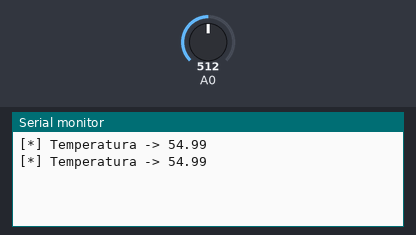
Bench run of a sketch on a simulated Arduino Uno, built for the host (arithmetic inside an expression is 32-bit, double 64-bit). On the bench: the last lines printed to the serial monitor. The test bench sets the inputs (shaded band); at power-on: A0 = 512.

Above: at 5.8 s.
5.9 s: A0 set to 716
At 11.0 s:
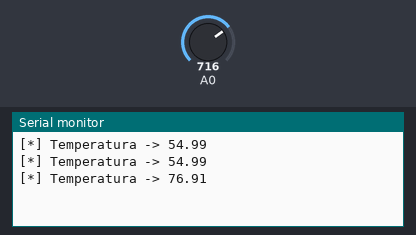
11.9 s: A0 set to 900
At 16.0 s:
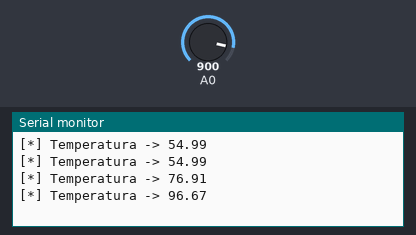
Timing chart, 0 to 17.5 s (numbered marks = the images above; inputs shaded):
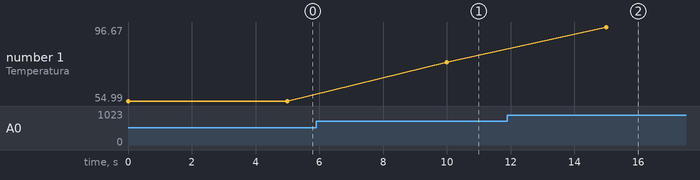

The sketch:

teste_individual_temperatura.ino
```cpp
void setup() {

  analogReference(INTERNAL1V1);

  Serial.begin(9600);

  pinMode(A0, INPUT);

}

void loop() {

  double t = analogRead(A0)/9.31;

  Serial.print("[*] Temperatura -> ");
  Serial.println(t);

  delay(5000);

}
```

Measured:
- after the input at 5.9 s, the serial monitor: prints a new line after 4.1 s (image 1)
- after the input at 11.9 s, the serial monitor: prints a new line after 3.1 s (image 2)
- plotted number 1: 54.99 → 76.91 after the input at 5.9 s, 76.91 → 96.67 after the input at 11.9 s
